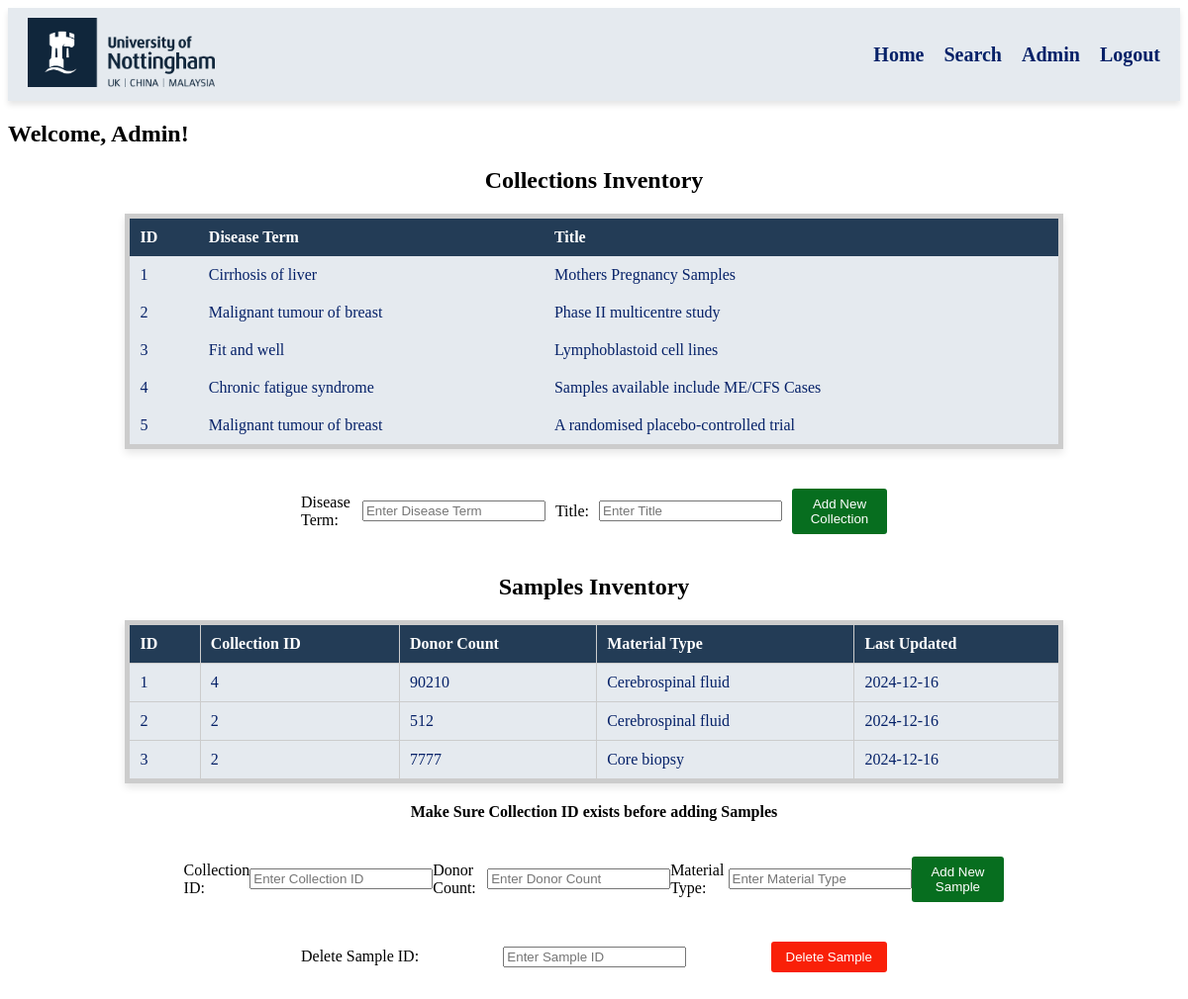
Page /home_page (signed in) on the earlier database version.
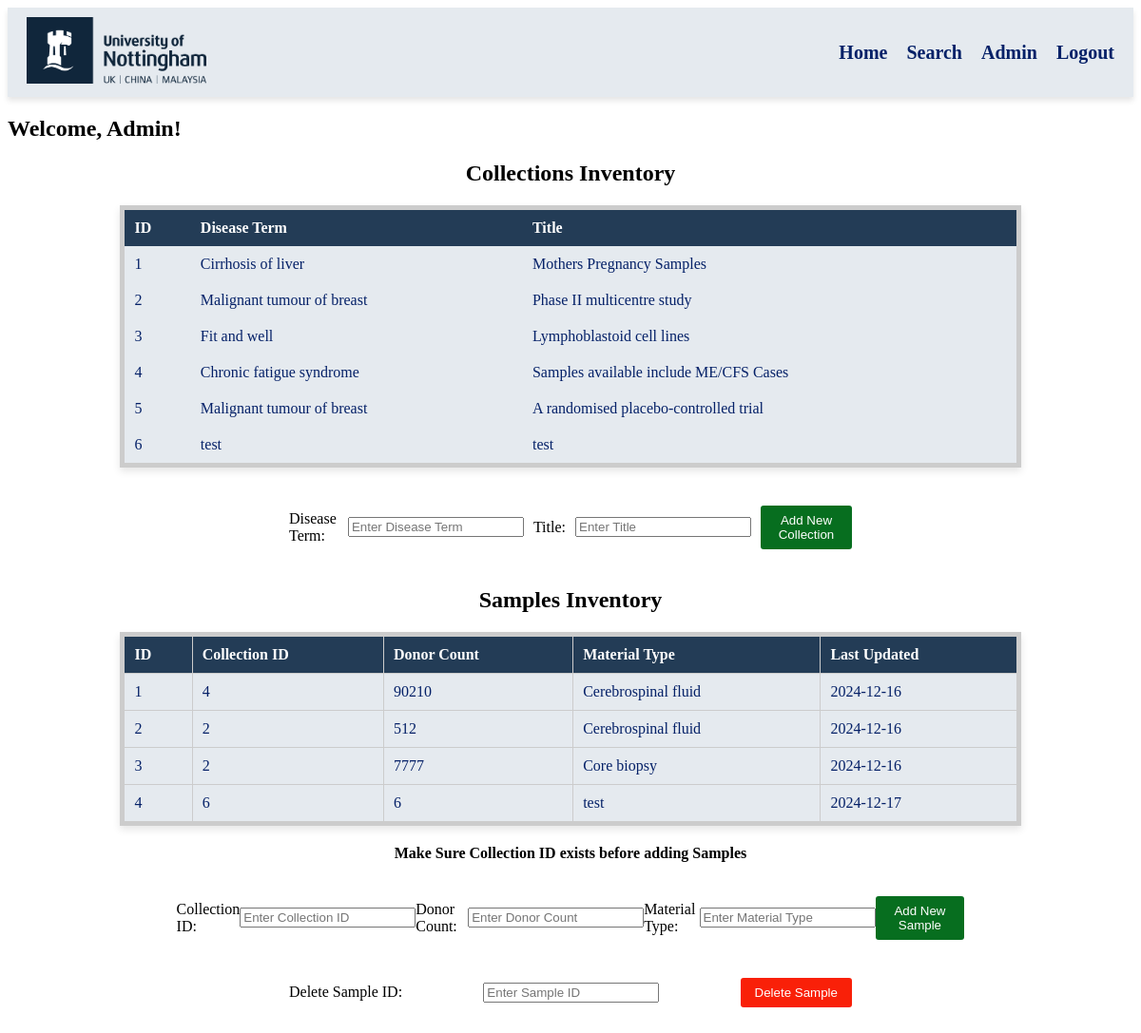
Same page on the later database version.
### tables this page shows
CREATE TABLE collections_table (                 
        id INTEGER PRIMARY KEY,                
        disease_term TEXT,                  
        title TEXT
        );

CREATE TABLE samples_table (                 
        id INTEGER PRIMARY KEY, 
        collection_id INTEGER,
        donor_count INTEGER,
        material_type TEXT, 
        last_updated DATE,
        user_id INTEGER,
        FOREIGN KEY (collection_id) REFERENCES collections_table(id),
        FOREIGN KEY (user_id) REFERENCES users_table(id)
        );

### App/main.py (the view, shortened to what this page needs)
@app.route('/home_page',methods=['GET', 'POST'])
def home_page():
    if get_current_user().username==None:   #redirected to login page if not user
        return redirect(url_for('login_page'))
    username = get_current_user().username
    collections = get_current_user().view_collections()  # show all collections
    samples = get_current_user().view_samples()  # show all samples
    return render_template('home_page.html', message=username, collections=collections, samples=samples)

### App/db_connection.py (called while the page is built)
    def connect_db(self):                          #this concrete method is abstracted away to hide sensitive database connection logic
        self.conn=sqlite3.connect('bio_bank.db')
        self.cursor=self.conn.cursor()
        return self

### App/main.py (called while the page is built)
def get_current_user(): #Initialises user credentials for current session
    user_id = session.get('user_id')
    username = session.get('username')
    password = session.get('password')
    if user_id == 1:  # Check user type
        return admin_user(user_id, username, password)
    else:
        return Regular_user(user_id, username, password)

### App/models.py (called while the page is built)
    def action_db(self): #abstract method to connect to db
        return self.connect_db()

    def view_collections(self):
        sql_obj = self.action_db()
        sql_obj.cursor.execute('SELECT * FROM collections_table')
        result = sql_obj.cursor.fetchall()
        print(result)
        return result

    def view_samples(self):
        sql_obj = self.action_db()
        sql_obj.cursor.execute('SELECT * FROM samples_table')
        result = sql_obj.cursor.fetchall()
        print(result)
        return result

### App/templates/home_page.html (shortened to what this page needs)
{% extends "base.html" %}
{% block content %}
<h2>Welcome, {{ message }}!</h2>
<h2 style="text-align: center;">Collections Inventory</h2>
<table>
    <thead>
        <tr>
            <th>ID</th>
            <th>Disease Term</th>
            <th>Title</th>
        </tr>
    </thead>
    <tbody>
        {% for collection in collections %}
        <tr style="transition: background-color 0.3s;">
            <td>{{ collection[0] }}</td>
            <td>{{ collection[1] }}</td>
            <td>{{ collection[2] }}</td>
        </tr>
        {% endfor %}
    </tbody>
</table>
<form action="#" method="POST" class="center-form">
    <label for="Disease_Term">Disease Term:</label>
    <input type="text" id="Disease_Term" name="Disease_Term" placeholder="Enter Disease Term" required>
    <label for="title">Title:</label>
    <input type="text" id="title" name="title" placeholder="Enter Title" required>
    <button type="submit" class="btn btn-green">Add New Collection</button>
</form>
<h2 style="text-align: center;">Samples Inventory</h2>
{% if samples %}
    <table border="1" style="width: 80%; margin: 20px auto; border-collapse: collapse;">
        <thead>
            <tr>
                <th>ID</th>
                <th>Collection ID</th>
                <th>Donor Count</th>
                <th>Material Type</th>
                <th>Last Updated</th>
            </tr>
        </thead>
        <tbody>
            {% for sample in samples %}
            <tr>
                <td>{{ sample[0] }}</td>
                <td>{{ sample[1] }}</td>
                <td>{{ sample[2] }}</td>
                <td>{{ sample[3] }}</td>
                <td>{{ sample[4] }}</td>
            </tr>
            {% endfor %}
        </tbody>
    </table>
{% else %}
    <p>No Samples found!</p>
{% endif %}
<p style="text-align: center; font-weight: bold;">Make Sure Collection ID exists before adding Samples</p>
<form action="#" method="POST" class="centerextra-form">
    <label for="collection_id">Collection ID:</label>
    <input type="number" id="collection_id" name="collection_id" placeholder="Enter Collection ID" required>
    <label for="donor_count">Donor Count:</label>
    <input type="number" id="donor_count" name="donor_count" placeholder="Enter Donor Count" required>
    <label for="material_type">Material Type:</label>
    <input type="text" id="material_type" name="material_type" placeholder="Enter Material Type" required>
    <button type="submit" class="btn btn-green">Add New Sample</button>
</form>
<form action="#" method="POST" class="center-form">
    <label for="sample_id">Delete Sample ID:</label>
    <input type="number" id="sample_id" name="sample_id" placeholder="Enter Sample ID" required>
    <button type="submit" class="btn btn-red">Delete Sample</button>
</form>
 <body>
{% endblock %}

### App/templates/base.html (shortened to what this page needs)
<!DOCTYPE html>
<html>
<head>
    <link rel="stylesheet" href="{{ url_for('static', filename='css/buttons_style.css') }}">
    <link rel="stylesheet" href="{{ url_for('static', filename='css/search_page_style.css') }}">
    <link rel="stylesheet" href="{{ url_for('static', filename='css/nav_bar_style.css') }}">
    <link rel="stylesheet" href="{{ url_for('static', filename='css/table_style.css') }}">
</head>
<body>
    <nav class="navbar">
        <div class="navbar-logo">
            <img src="{{ url_for('static', filename='images/uon_logo.png') }}" alt="University of Nottingham Logo">
        </div>
        <div class="navbar-links">
            <ul>
                <li><a href="{{ url_for('home_page') }}">Home</a></li>
                <li><a href="{{ url_for('search') }}">Search</a></li>
                <li><a href="{{ url_for('admin_page') }}">Admin</a></li>
                <li><a href="{{ url_for('login_page') }}">Logout</a></li>
            </ul>
        </div>
    </nav>
    {% block content %} {% endblock %}
</body>
</html>

### App/static/css/buttons_style.css (style rules this page uses)
.btn { padding: 8px 15px; color: white; border: none; border-radius: 3px; cursor: pointer; transition: background-color 0.3s ease; }
.btn-green { background-color: #076e1f; }
.btn-red { background-color: #f92008; }
.center-form { width: 50%; margin: 0 auto; display: flex; flex-direction: row; justify-content: space-between; align-items: center; padding: 20px; }
.center-form label, .center-form input { display: inline-block; margin-right: 10px; }
.centerextra-form { width: 70%; margin: 0 auto; display: flex; flex-direction: row; justify-content: space-between; align-items: center; padding: 20px; }

### App/static/css/nav_bar_style.css (style rules this page uses)
.navbar { background-color: #e5eaef; color: white; display: flex; justify-content: space-between; align-items: center; padding: 10px 20px; box-shadow: 0 4px 6px rgba(0, 0, 0, 0.1); }
.navbar-logo img { height: 70px; }
.navbar-links ul { list-style: none; margin: 0; padding: 0; display: flex; gap: 20px; }
.navbar-links ul li { display: inline-block; }
.navbar-links ul li a { text-decoration: none; color: rgb(5, 33, 104); font-size:20px; font-weight: bold; transition: color 0.3s ease; }

### App/static/css/table_style.css (style rules this page uses)
table { width: 80%; margin: 20px auto; border-collapse: collapse; background-color: #e5eaef; box-shadow: 0 4px 8px rgba(0, 0, 0, 0.1); cursor: pointer; color: rgb(5, 33, 104); border: 5px solid #ccc; }
th { background-color: #233c56; color: white; padding: 10px; text-align: left; }
td { padding: 10px; text-align: left; }

Differences in the rows shown:
added collections_table: id "6", disease_term "test", title "test"
added samples_table: id "4", collection "6", donor_count "6", material_type "test", last_updated "2024-12-17"
